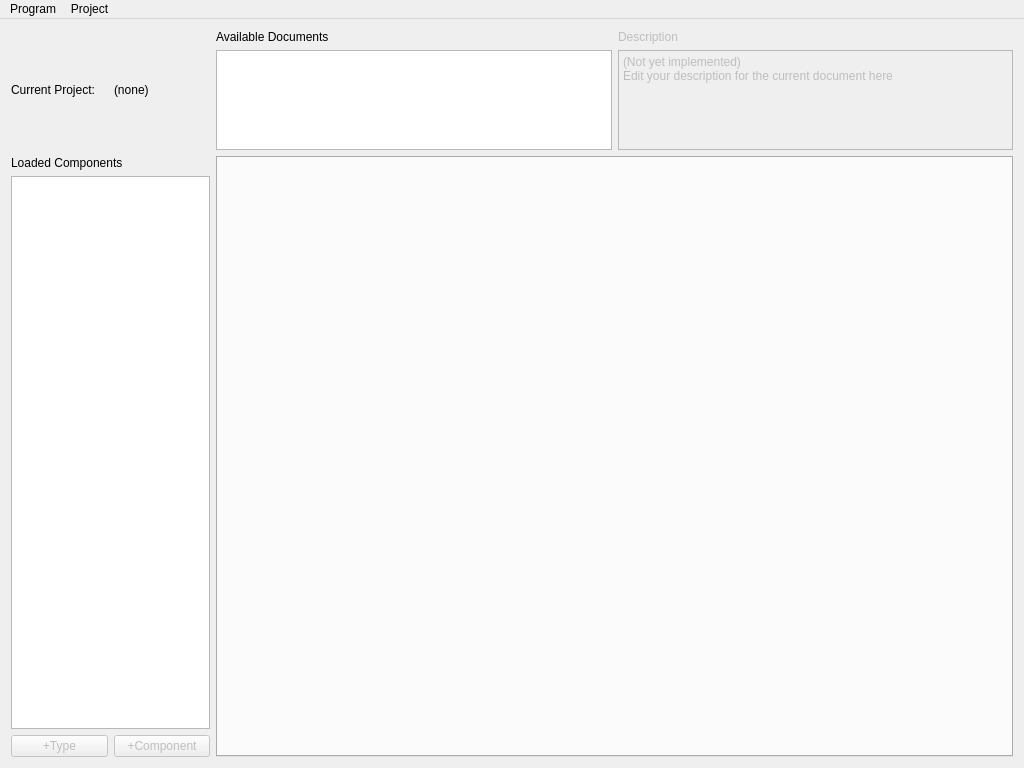
<?xml version="1.0" encoding="UTF-8"?>
<ui version="4.0">
 <class>MainWindow</class>
 <widget class="QMainWindow" name="MainWindow">
  <property name="geometry">
   <rect>
    <x>0</x>
    <y>0</y>
    <width>1024</width>
    <height>768</height>
   </rect>
  </property>
  <property name="windowTitle">
   <string>q2d</string>
  </property>
  <widget class="QWidget" name="centralWidget">
   <layout class="QGridLayout" name="gridLayout" rowstretch="1,0,5,0,0" columnstretch="0,1,0,4,0,0,0,0,0,0,0,0,0">
    <item row="0" column="1">
     <layout class="QHBoxLayout" name="projectNameLayout">
      <item>
       <widget class="QLabel" name="currentProjectLabel">
        <property name="text">
         <string>Current Project:</string>
        </property>
       </widget>
      </item>
      <item>
       <widget class="QLabel" name="projectNameLabel">
        <property name="text">
         <string>(none)</string>
        </property>
       </widget>
      </item>
     </layout>
    </item>
    <item row="2" column="3">
     <widget class="QTabWidget" name="schematicsTabWidget">
      <property name="currentIndex">
       <number>-1</number>
      </property>
      <property name="tabsClosable">
       <bool>true</bool>
      </property>
     </widget>
    </item>
    <item row="2" column="1">
     <layout class="QVBoxLayout" name="componentTreeLayout" stretch="0,0,0">
      <item>
       <widget class="QLabel" name="componentTreeLabel">
        <property name="text">
         <string>Loaded Components</string>
        </property>
       </widget>
      </item>
      <item>
       <widget class="QTreeView" name="componentTreeView">
        <attribute name="headerVisible">
         <bool>false</bool>
        </attribute>
       </widget>
      </item>
      <item>
       <layout class="QHBoxLayout" name="horizontalLayout">
        <item>
         <widget class="QPushButton" name="addTypeButton">
          <property name="enabled">
           <bool>false</bool>
          </property>
          <property name="text">
           <string>+Type</string>
          </property>
         </widget>
        </item>
        <item>
         <widget class="QPushButton" name="addCategoryButton">
          <property name="enabled">
           <bool>false</bool>
          </property>
          <property name="text">
           <string>+Component</string>
          </property>
         </widget>
        </item>
       </layout>
      </item>
     </layout>
    </item>
    <item row="0" column="3">
     <layout class="QGridLayout" name="documentLayout">
      <item row="0" column="0">
       <widget class="QLabel" name="documentListLabel">
        <property name="text">
         <string>Available Documents</string>
        </property>
       </widget>
      </item>
      <item row="1" column="0">
       <widget class="QListView" name="documentListView"/>
      </item>
      <item row="0" column="1">
       <widget class="QLabel" name="documentDescriptionLabel">
        <property name="enabled">
         <bool>false</bool>
        </property>
        <property name="text">
         <string>Description</string>
        </property>
       </widget>
      </item>
      <item row="1" column="1">
       <widget class="QPlainTextEdit" name="documentDescriptionText">
        <property name="enabled">
         <bool>false</bool>
        </property>
        <property name="plainText">
         <string>(Not yet implemented)
Edit your description for the current document here</string>
        </property>
       </widget>
      </item>
     </layout>
    </item>
   </layout>
  </widget>
  <widget class="QMenuBar" name="menuBar">
   <property name="geometry">
    <rect>
     <x>0</x>
     <y>0</y>
     <width>1024</width>
     <height>27</height>
    </rect>
   </property>
   <widget class="QMenu" name="menuFile">
    <property name="title">
     <string>Program</string>
    </property>
    <addaction name="actionExit"/>
   </widget>
   <widget class="QMenu" name="menuProject">
    <property name="title">
     <string>Project</string>
    </property>
    <addaction name="action_createProject"/>
    <addaction name="action_loadProject"/>
    <addaction name="action_saveProject"/>
    <addaction name="action_closeProject"/>
    <addaction name="separator"/>
    <addaction name="action_createDocument"/>
   </widget>
   <addaction name="menuFile"/>
   <addaction name="menuProject"/>
  </widget>
  <action name="actionExit">
   <property name="text">
    <string>Exit</string>
   </property>
  </action>
  <action name="action_createProject">
   <property name="text">
    <string>Create Project</string>
   </property>
   <property name="toolTip">
    <string>Create a new empty project and make it the current project</string>
   </property>
  </action>
  <action name="action_loadProject">
   <property name="text">
    <string>Load Project</string>
   </property>
  </action>
  <action name="action_saveProject">
   <property name="text">
    <string>Save Project</string>
   </property>
  </action>
  <action name="action_closeProject">
   <property name="text">
    <string>Close Project</string>
   </property>
  </action>
  <action name="action_createDocument">
   <property name="enabled">
    <bool>false</bool>
   </property>
   <property name="text">
    <string>Create Document</string>
   </property>
   <property name="toolTip">
    <string>Create a new empty document in the current project</string>
   </property>
  </action>
 </widget>
 <layoutdefault spacing="6" margin="11"/>
 <resources/>
 <connections/>
</ui>
